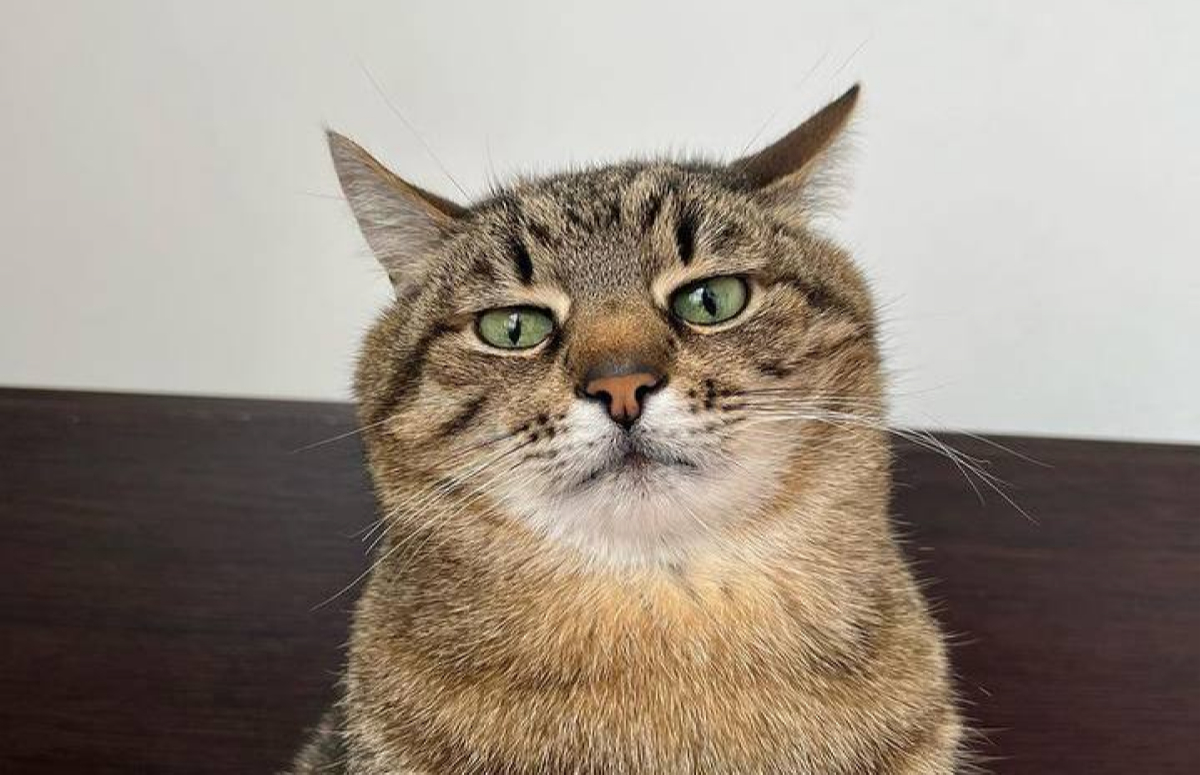
#> input picture Lab 8/variant8.jpg, 1200 x 775 px
$ jupyter execute program.ipynb
#> lines starting #> are read from the running program, lines starting #| are printed output that depends on the picture; after the words box and inside, x2 and y2 are one past the last pixel; in counts of white or black regions, pixels touching at a corner belong together
[cell 1]
import cv2 as cv
import numpy as np

[cell 2]
img = cv.imread('variant8.jpg')
#> img is the input picture: shape (775, 1200, 3); mean B, G, R 130.6, 142.3, 153.7

resize_h = 400
resize_w = 400

height, weight = img.shape[:2]
#> height = 775; weight = 1200
centerX = int(height/2)
#> centerX = 387
centerY = int(weight/2)
#> centerY = 600

#New coordinate
newX = centerX - int(resize_h/2)
#> newX = 187
newY = centerY - int(resize_w/2)
#> newY = 400

#create ROI (region of image)
roi = img[newX: newX + resize_h, newY: newY+resize_w]
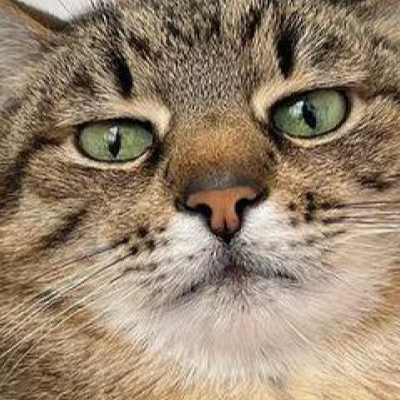
#> roi: shape (400, 400, 3); mean B, G, R 109.4, 131.4, 151

cv.imshow("Resized image", roi)
cv.waitKey(0)
cv.imwrite('closerCat.jpg', roi)
#> Out = True

[cell 3]
cap = cv.VideoCapture(0)
while True:
    # Чтение кадров из видео
    ret, frame = cap.read()
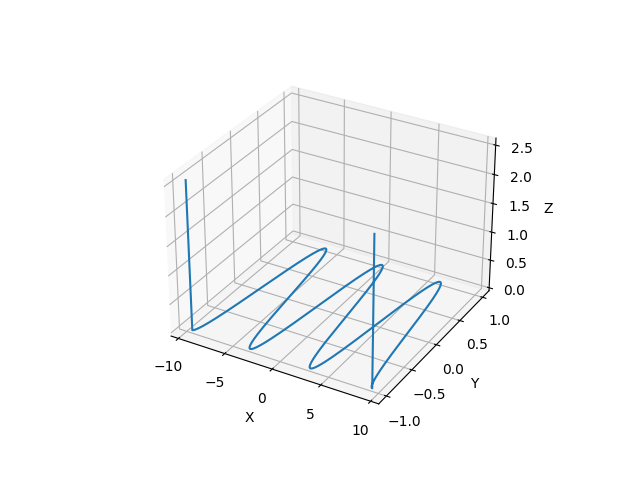
#> input picture Lab7/func.png, 640 x 480 px, given in place of the camera
#> frame is the input picture: shape (480, 640, 3); mean B, G, R 249.1, 248.6, 248

    # Преобразование фотографии в изображение в градациях серого
    gray = cv.cvtColor(frame, cv.COLOR_BGR2GRAY)

    # Применить фильтр Гаусса к размытию изображения
    blurred = cv.GaussianBlur(gray, (5, 5), 0)
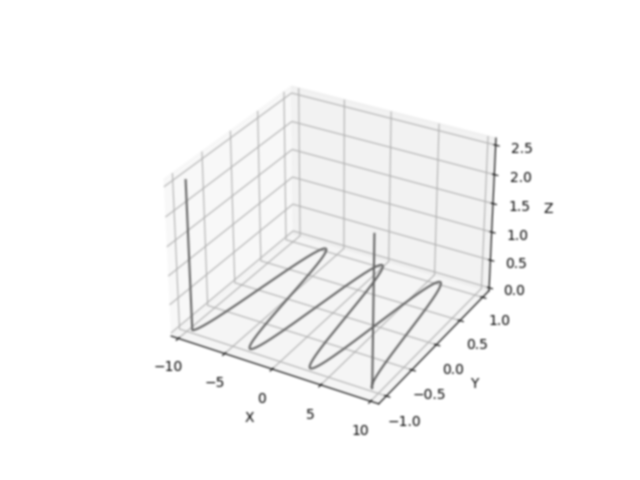
#> blurred: shape (480, 640); min 86, max 255, mean 248.5

    # Применить Canny.обнаружение границ
    edges = cv.Canny(blurred, 50, 150)
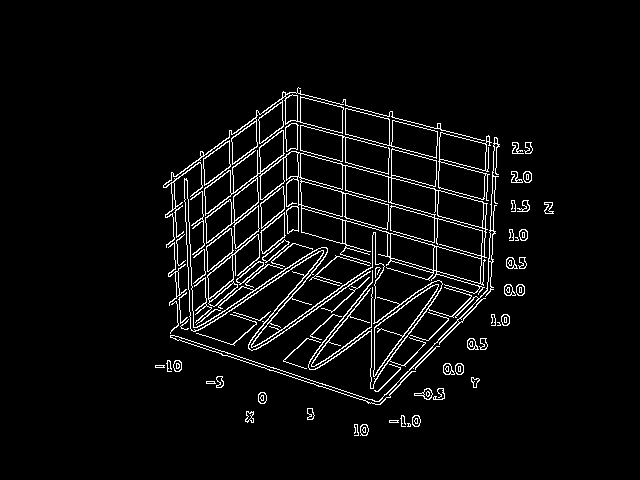
#> edges: shape (480, 640); 4.6% white in thin lines or dots, all inside (x1, y1, x2, y2) = (155, 87, 554, 436)

    #Найдите контуры, используя обнаружение контуров
    contours, _ = cv.findContours(edges, cv.RETR_TREE, cv.CHAIN_APPROX_SIMPLE)
#> contours = 195 contours, 70 with area under 20; largest, box (x1, y1, x2, y2) and area: (204, 130, 488, 295) 19490, (300, 165, 483, 259) 4468, (163, 87, 344, 248) 2900, (438, 132, 492, 201) 2454, (345, 108, 438, 159) 2323

    # Нарисуйте контуры на исходном холсте
    cv.drawContours(frame, contours, -1, (0, 255, 0), 2)

    # Показать кадры с нарисованными контурами

    #Request 3
    width = int(cap.get(cv.CAP_PROP_FRAME_WIDTH))
    height = int(cap.get(cv.CAP_PROP_FRAME_HEIGHT))

    centerX = int(width/2)
    centerY = int(height/2)

    cv.line(frame, (centerX, 0), (centerX, height), (255, 0, 0), 2)
    cv.line(frame, (0, centerY), (width, centerY), (255, 0, 0), 2)
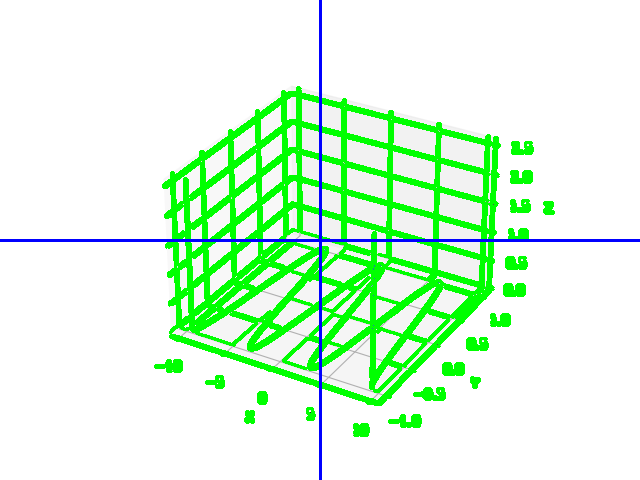
#> frame: shape (480, 640, 3); mean B, G, R 220.6, 250.6, 217.8

    object_center = (centerX, centerY)
    cv.circle(frame, object_center, 5, (255, 0, 0), -1)
#> frame: shape (480, 640, 3); 0.01% of pixels changed, all inside (x1, y1, x2, y2) = (316, 236, 325, 245)
    cv.imshow("Contours", frame)

    # Если нажата клавиша "q", то цикл останавливается
    if cv.waitKey(1) == ord("q"):
#> (key q is pressed here)
        break

#Освободить память и закрыть окно дисплея
cap.release()
cv.destroyAllWindows()

[cell 4]
cap = cv.VideoCapture(0)

# Цикл обработки каждого кадра видео
while True:
    # Получение кадра видео с камеры
    ret, frame = cap.read()
    frame = cv.cvtColor(frame, cv.COLOR_RGB2RGBA)
#> frame: shape (480, 640, 4)
    if not ret:
        break

    # Преобразование цветных фотографий в черно-белые
    img_gray = cv.cvtColor(frame, cv.COLOR_BGR2GRAY)

    ret, thresh = cv.threshold(img_gray, 180, 255, cv.THRESH_BINARY)
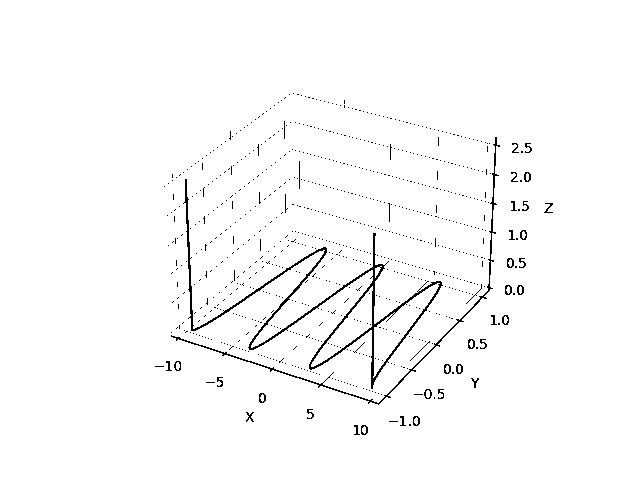
#> thresh: shape (480, 640); 98% white; black in thin lines or dots, all inside (x1, y1, x2, y2) = (155, 93, 553, 435)
    # Найдите границу
    contours, _ = cv.findContours(thresh, cv.RETR_TREE, cv.CHAIN_APPROX_NONE)
#> contours = 1023 contours, 976 with area under 20; largest, box (x1, y1, x2, y2) and area: (0, 0, 640, 480) 306081, (183, 178, 444, 390) 6762, (373, 283, 440, 378) 1761, (170, 136, 501, 406) 1472, (311, 286, 373, 367) 1396

    img_copy = frame.copy()
    fly = cv.imread("fly64.png", cv.IMREAD_UNCHANGED)
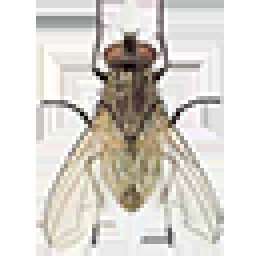
#> input picture Lab 8/fly64.png, 64 x 64 px (shown 4 times larger)
#> fly is the input picture: shape (64, 64, 4); mean B, G, R, A 207.7, 213.8, 217.6, 85.9
    fly = cv.resize(fly, (8, 8))

    for i, contour in enumerate(contours):  # Цикл по одной области контура
        for j, contour_point in enumerate(contour):  # Цикл по точкам
            x, y = contour_point[0]

            if y - fly.shape[0] // 2 >= 0 and y + fly.shape[0] // 2 < img_copy.shape[0] \
                and x - fly.shape[1] // 2 >= 0 and x + fly.shape[1] // 2 < img_copy.shape[1]:

                if (np.min(img_copy[y - fly.shape[0] // 2:y + fly.shape[0] // 2, x - fly.shape[1] // 2:x + fly.shape[1] // 2, 3]) == 0):
                    continue

                img_copy[y - fly.shape[0] // 2:y + fly.shape[0] // 2, x - fly.shape[1] // 2:x + fly.shape[1] // 2, :3] = fly[:, :, :3]

                # Отметьте точки, в которые было вставлено изображение мухи.
                img_copy[y - fly.shape[0] // 2:y + fly.shape[0] // 2, x - fly.shape[1] // 2:x + fly.shape[1] // 2, 3] = 0
#> this loop made 1023 passes
#> contour on passes 14, 15, 18: [[380, 394], [381, 393], [382, 394], [381, 395]], [[377, 393], [378, 392], [379, 393], [378, 394]], [[374, 392], [375, 391], [376, 392], [375, 393]]
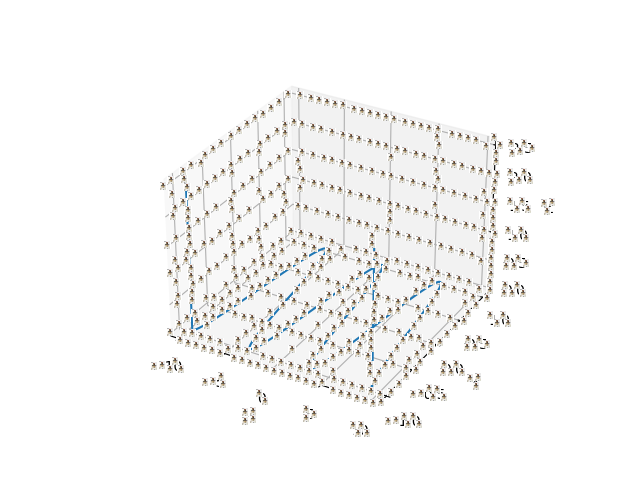
#> img_copy: shape (480, 640, 4); mean B, G, R, A 246.3, 247, 247.4, 224.6

    img_copy = img_copy[:, :, :3]
#> img_copy: shape (480, 640, 3)
    cv.imshow('Additional request', img_copy)

    # Выход из цикла по нажатию клавиши "q"
    if cv.waitKey(1) & 0xFF == ord('q'):
#> (key q is pressed here)
        break
